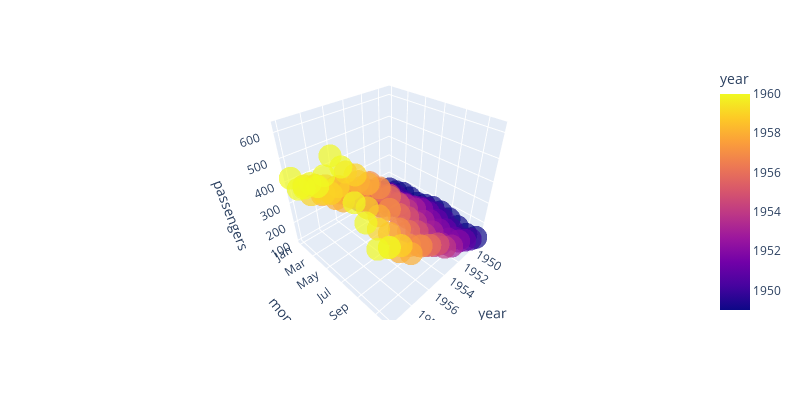

Here is the notebook cell this chart was saved with:
### Code cell
# Step 3: Create a 3D scatter plot using Plotly Express
scatter_3d_plot = px.scatter_3d(flights, x='year', y='month', z='passengers', color='year',
                                opacity=0.7, width=800, height=400)
scatter_3d_plot.show()

### Figure 1 — Plotly figure (JSON) as saved in the notebook; plotly's stock layout.template omitted (floating-point values rounded to 4 significant figures; data arrays with more than 128 entries replaced by an {"elided": "..."} marker saying what was removed)
{"data": [{"hovertemplate": "year=%{marker.color}<br>month=%{y}<br>passengers=%{z}<extra></extra>", "legendgroup": "", "marker": {"color": {"elided": "144 int values"}, "coloraxis": "coloraxis", "opacity": 0.7, "symbol": "circle"}, "mode": "markers", "name": "", "scene": "scene", "showlegend": false, "type": "scatter3d", "x": {"elided": "144 int values"}, "y": {"elided": "144 str values"}, "z": {"elided": "144 int values"}}], "layout": {"coloraxis": {"colorbar": {"title": {"text": "year"}}, "colorscale": [[0, "#0d0887"], [0.1111, "#46039f"], [0.2222, "#7201a8"], [0.3333, "#9c179e"], [0.4444, "#bd3786"], [0.5556, "#d8576b"], [0.6667, "#ed7953"], [0.7778, "#fb9f3a"], [0.8889, "#fdca26"], [1, "#f0f921"]]}, "height": 400, "legend": {"tracegroupgap": 0}, "margin": {"t": 60}, "scene": {"domain": {"x": [0, 1], "y": [0, 1]}, "xaxis": {"title": {"text": "year"}}, "yaxis": {"title": {"text": "month"}}, "zaxis": {"title": {"text": "passengers"}}}, "width": 800}}
